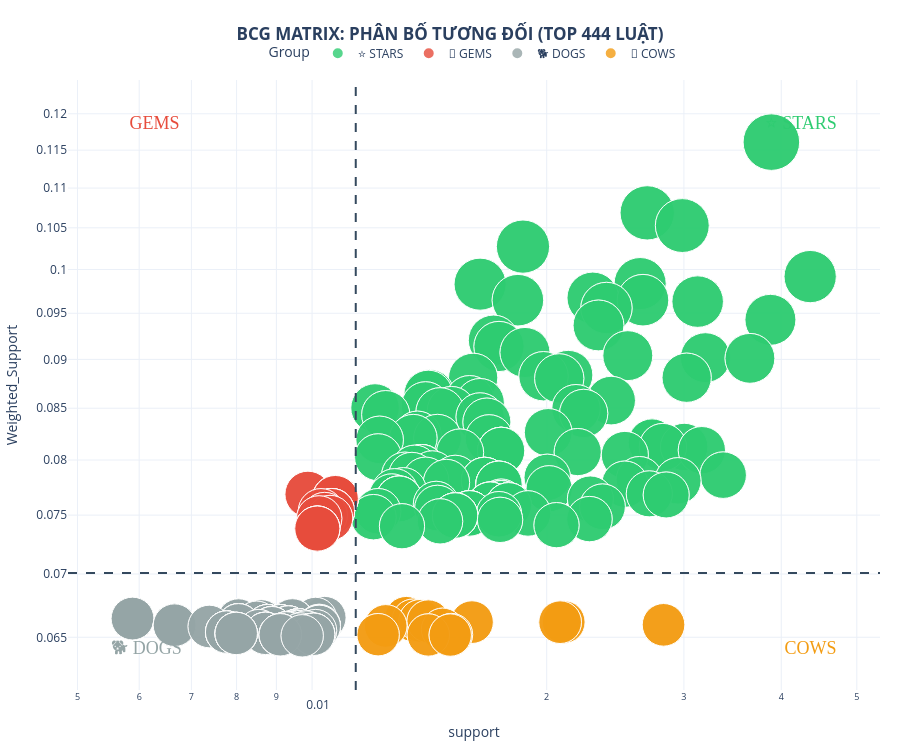

Write notebook code for a chart like this one.
### Code cell
import plotly.express as px
import pandas as pd
import numpy as np

# --- BƯỚC 1: LẤY DỮ LIỆU & TÍNH TOÁN NGƯỠNG TƯƠNG ĐỐI ---
# Lấy mẫu đủ lớn để đại diện (ví dụ: 1000 luật bất kỳ hoặc top đầu)
# Lưu ý: Không sort theo Revenue ở đây để giữ tính ngẫu nhiên của phân phối,
# hoặc nếu muốn đẹp thì lấy Top 1000 Revenue rồi chia nội bộ trong đó.
df_view = financial_rules.sort_values("Revenue", ascending=False).head(1000).copy()

# QUAN TRỌNG: Tính trung vị dựa trên CHÍNH tập dữ liệu này
# Điều này ép trục toạ độ dời về giữa đám mây điểm
mid_support = df_view["support"].median()
mid_value = df_view["Weighted_Support"].median()

print(f"Ngưỡng chia Support: {mid_support}")
print(f"Ngưỡng chia Value: {mid_value}")

# --- BƯỚC 2: TẠO VÙNG ĐỆM (GAP) ĐỂ TÁCH MÀU ---
# Loại bỏ các điểm nằm quá gần đường trung tâm (±5%)
gap = 0.05
condition_gap = (
    (df_view["support"] < mid_support * (1 - gap)) | (df_view["support"] > mid_support * (1 + gap))
) & (
    (df_view["Weighted_Support"] < mid_value * (1 - gap)) | (df_view["Weighted_Support"] > mid_value * (1 + gap))
)

df_clean = df_view[condition_gap].copy()

# --- BƯỚC 3: GẮN NHÃN THEO NGƯỠNG MỚI ---
def forced_quadrant(row):
    if row["Weighted_Support"] >= mid_value:
        if row["support"] >= mid_support:
            return "⭐ STARS" # Cao - Cao
        else:
            return "💎 GEMS"  # Cao - Thấp
    else:
        if row["support"] >= mid_support:
            return "🐄 COWS" # Thấp - Cao
        else:
            return "🐕 DOGS" # Thấp - Thấp

df_clean["Group"] = df_clean.apply(forced_quadrant, axis=1)

# Kiểm tra xem có đủ 4 nhóm chưa
print("Số lượng các nhóm (nếu nhóm nào = 0 nghĩa là dữ liệu quá lệch):")
print(df_clean["Group"].value_counts())

# --- BƯỚC 4: VẼ BIỂU ĐỒ ---
fig = px.scatter(
    df_clean,
    x="support",
    y="Weighted_Support",
    color="Group",
    size="Revenue",
    
    hover_name="rule_str",
    hover_data={
        "support": ":.4f", "Weighted_Support": ":.2f",
        "Revenue": ":,.0f", "Group": False, "rule_str": False
    },
    
    # Log scale giúp dàn trải điểm nếu dữ liệu bị dồn cục
    log_x=True, 
    log_y=True,
    
    color_discrete_map={
        "⭐ STARS": "#2ECC71",  # Xanh lá
        "💎 GEMS":  "#E74C3C",  # Đỏ
        "🐄 COWS":  "#F39C12",  # Cam
        "🐕 DOGS":  "#95A5A6"   # Xám
    },
    
    title=f"<b>BCG MATRIX: PHÂN BỐ TƯƠNG ĐỐI (TOP {len(df_clean)} LUẬT)</b>",
    template="plotly_white",
    height=750,
    size_max=40
)

# --- TRANG TRÍ ---
fig.update_traces(marker=dict(line=dict(width=1, color='White'), opacity=0.8))

# Vẽ trục chữ thập CẮT CHÍNH GIỮA (Dựa trên mid_support/mid_value đã tính)
fig.add_hline(y=mid_value, line_width=2, line_dash="dash", line_color="#34495E")
fig.add_vline(x=mid_support, line_width=2, line_dash="dash", line_color="#34495E")

# Gắn nhãn 4 góc
annotations = [
    dict(x=0.05, y=0.95, xref="paper", yref="paper", text="💎 GEMS", showarrow=False, font=dict(size=18, color="#E74C3C", family="Arial Black")),
    dict(x=0.95, y=0.95, xref="paper", yref="paper", text="⭐ STARS", showarrow=False, font=dict(size=18, color="#2ECC71", family="Arial Black")),
    dict(x=0.05, y=0.05, xref="paper", yref="paper", text="🐕 DOGS", showarrow=False, font=dict(size=18, color="#95A5A6", family="Arial Black")),
    dict(x=0.95, y=0.05, xref="paper", yref="paper", text="🐄 COWS", showarrow=False, font=dict(size=18, color="#F39C12", family="Arial Black"))
]
fig.update_layout(annotations=annotations)

fig.update_layout(
    title_x=0.5,
    legend=dict(orientation="h", yanchor="bottom", y=1.02, xanchor="center", x=0.5),
    margin=dict(l=20, r=20, t=80, b=20)
)

fig.show()

# Lưu file
import os
output_filename = "bcg_matrix_forced_quadrant.html"
fig.write_html(output_filename)
print(f"✅ Đã lưu file HTML: {output_filename}")

### Figure 1 — Plotly figure (JSON) as saved in the notebook; plotly's stock layout.template omitted (floating-point values rounded to 4 significant figures; data arrays with more than 128 entries replaced by an {"elided": "..."} marker saying what was removed)
{"data": [{"customdata": {"elided": "234x3 mixed values"}, "hovertemplate": "<b>%{hovertext}</b><br><br>support=%{x:.4f}<br>Weighted_Support=%{y:.2f}<br>Revenue=%{customdata[0]:,.0f}<extra></extra>", "hovertext": {"elided": "234 str values"}, "legendgroup": "⭐ STARS", "marker": {"color": "#2ECC71", "line": {"color": "White", "width": 1}, "opacity": 0.8, "size": {"elided": "234 float values"}, "sizemode": "area", "sizeref": 654.8, "symbol": "circle"}, "mode": "markers", "name": "⭐ STARS", "orientation": "v", "showlegend": true, "type": "scatter", "x": {"elided": "234 float values"}, "xaxis": "x", "y": {"elided": "234 float values"}, "yaxis": "y"}, {"customdata": [[693700.0, "💎 GEMS", "JAM MAKING SET PRINTED → PAPER CHAIN KIT 50'S CHRISTMAS "], [693700.0, "💎 GEMS", "PAPER CHAIN KIT 50'S CHRISTMAS  → JAM MAKING SET PRINTED"], [690200.0, "💎 GEMS", "DOTCOM POSTAGE, GREEN REGENCY TEACUP AND SAUCER → JAM MAKING SET PRINTED"], [690200.0, "💎 GEMS", "GREEN REGENCY TEACUP AND SAUCER → DOTCOM POSTAGE, JAM MAKING SET PRINTED"], [690200.0, "💎 GEMS", "DOTCOM POSTAGE → GREEN REGENCY TEACUP AND SAUCER, JAM MAKING SET PRINTED"], [690200.0, "💎 GEMS", "DOTCOM POSTAGE, JAM MAKING SET PRINTED → GREEN REGENCY TEACUP AND SAUCER"], [690200.0, "💎 GEMS", "JAM MAKING SET PRINTED → DOTCOM POSTAGE, GREEN REGENCY TEACUP AND SAUCER"], [690200.0, "💎 GEMS", "GREEN REGENCY TEACUP AND SAUCER, JAM MAKING SET PRINTED → DOTCOM POSTAGE"], [679900.0, "💎 GEMS", "SUKI  SHOULDER BAG → DOTCOM POSTAGE, SKULL SHOULDER BAG"], [679900.0, "💎 GEMS", "DOTCOM POSTAGE, SUKI  SHOULDER BAG → SKULL SHOULDER BAG"], [679900.0, "💎 GEMS", "DOTCOM POSTAGE, SKULL SHOULDER BAG → SUKI  SHOULDER BAG"], [679900.0, "💎 GEMS", "SKULL SHOULDER BAG → DOTCOM POSTAGE, SUKI  SHOULDER BAG"], [679900.0, "💎 GEMS", "DOTCOM POSTAGE → SKULL SHOULDER BAG, SUKI  SHOULDER BAG"], [679900.0, "💎 GEMS", "SKULL SHOULDER BAG, SUKI  SHOULDER BAG → DOTCOM POSTAGE"], [679900.0, "💎 GEMS", "ALARM CLOCK BAKELIKE GREEN → PAPER CHAIN KIT 50'S CHRISTMAS "], [679900.0, "💎 GEMS", "PAPER CHAIN KIT 50'S CHRISTMAS  → ALARM CLOCK BAKELIKE GREEN"], [676900.0, "💎 GEMS", "JAM MAKING SET PRINTED → RED TOADSTOOL LED NIGHT LIGHT"], [676900.0, "💎 GEMS", "RED TOADSTOOL LED NIGHT LIGHT → JAM MAKING SET PRINTED"], [674600.0, "💎 GEMS", "GREEN REGENCY TEACUP AND SAUCER → SUKI  SHOULDER BAG"], [674600.0, "💎 GEMS", "SUKI  SHOULDER BAG → GREEN REGENCY TEACUP AND SAUCER"], [674200.0, "💎 GEMS", "PAPER CHAIN KIT 50'S CHRISTMAS  → HOT WATER BOTTLE TEA AND SYMPATHY"], [674200.0, "💎 GEMS", "HOT WATER BOTTLE TEA AND SYMPATHY → PAPER CHAIN KIT 50'S CHRISTMAS "], [666300.0, "💎 GEMS", "DOTCOM POSTAGE, GREEN REGENCY TEACUP AND SAUCER → SUKI  SHOULDER BAG"], [666300.0, "💎 GEMS", "SUKI  SHOULDER BAG → DOTCOM POSTAGE, GREEN REGENCY TEACUP AND SAUCER"], [666300.0, "💎 GEMS", "GREEN REGENCY TEACUP AND SAUCER → DOTCOM POSTAGE, SUKI  SHOULDER BAG"], [666300.0, "💎 GEMS", "GREEN REGENCY TEACUP AND SAUCER, SUKI  SHOULDER BAG → DOTCOM POSTAGE"], [666300.0, "💎 GEMS", "DOTCOM POSTAGE, SUKI  SHOULDER BAG → GREEN REGENCY TEACUP AND SAUCER"], [666300.0, "💎 GEMS", "DOTCOM POSTAGE → GREEN REGENCY TEACUP AND SAUCER, SUKI  SHOULDER BAG"]], "hovertemplate": "<b>%{hovertext}</b><br><br>support=%{x:.4f}<br>Weighted_Support=%{y:.2f}<br>Revenue=%{customdata[0]:,.0f}<extra></extra>", "hovertext": ["JAM MAKING SET PRINTED → PAPER CHAIN KIT 50'S CHRISTMAS ", "PAPER CHAIN KIT 50'S CHRISTMAS  → JAM MAKING SET PRINTED", "DOTCOM POSTAGE, GREEN REGENCY TEACUP AND SAUCER → JAM MAKING SET PRINTED", "GREEN REGENCY TEACUP AND SAUCER → DOTCOM POSTAGE, JAM MAKING SET PRINTED", "DOTCOM POSTAGE → GREEN REGENCY TEACUP AND SAUCER, JAM MAKING SET PRINTED", "DOTCOM POSTAGE, JAM MAKING SET PRINTED → GREEN REGENCY TEACUP AND SAUCER", "JAM MAKING SET PRINTED → DOTCOM POSTAGE, GREEN REGENCY TEACUP AND SAUCER", "GREEN REGENCY TEACUP AND SAUCER, JAM MAKING SET PRINTED → DOTCOM POSTAGE", "SUKI  SHOULDER BAG → DOTCOM POSTAGE, SKULL SHOULDER BAG", "DOTCOM POSTAGE, SUKI  SHOULDER BAG → SKULL SHOULDER BAG", "DOTCOM POSTAGE, SKULL SHOULDER BAG → SUKI  SHOULDER BAG", "SKULL SHOULDER BAG → DOTCOM POSTAGE, SUKI  SHOULDER BAG", "DOTCOM POSTAGE → SKULL SHOULDER BAG, SUKI  SHOULDER BAG", "SKULL SHOULDER BAG, SUKI  SHOULDER BAG → DOTCOM POSTAGE", "ALARM CLOCK BAKELIKE GREEN → PAPER CHAIN KIT 50'S CHRISTMAS ", "PAPER CHAIN KIT 50'S CHRISTMAS  → ALARM CLOCK BAKELIKE GREEN", "JAM MAKING SET PRINTED → RED TOADSTOOL LED NIGHT LIGHT", "RED TOADSTOOL LED NIGHT LIGHT → JAM MAKING SET PRINTED", "GREEN REGENCY TEACUP AND SAUCER → SUKI  SHOULDER BAG", "SUKI  SHOULDER BAG → GREEN REGENCY TEACUP AND SAUCER", "PAPER CHAIN KIT 50'S CHRISTMAS  → HOT WATER BOTTLE TEA AND SYMPATHY", "HOT WATER BOTTLE TEA AND SYMPATHY → PAPER CHAIN KIT 50'S CHRISTMAS ", "DOTCOM POSTAGE, GREEN REGENCY TEACUP AND SAUCER → SUKI  SHOULDER BAG", "SUKI  SHOULDER BAG → DOTCOM POSTAGE, GREEN REGENCY TEACUP AND SAUCER", "GREEN REGENCY TEACUP AND SAUCER → DOTCOM POSTAGE, SUKI  SHOULDER BAG", "GREEN REGENCY TEACUP AND SAUCER, SUKI  SHOULDER BAG → DOTCOM POSTAGE", "DOTCOM POSTAGE, SUKI  SHOULDER BAG → GREEN REGENCY TEACUP AND SAUCER", "DOTCOM POSTAGE → GREEN REGENCY TEACUP AND SAUCER, SUKI  SHOULDER BAG"], "legendgroup": "💎 GEMS", "marker": {"color": "#E74C3C", "line": {"color": "White", "width": 1}, "opacity": 0.8, "size": [693700.0, 693700.0, 690200.0, 690200.0, 690200.0, 690200.0, 690200.0, 690200.0, 679900.0, 679900.0, 679900.0, 679900.0, 679900.0, 679900.0, 679900.0, 679900.0, 676900.0, 676900.0, 674600.0, 674600.0, 674200.0, 674200.0, 666300.0, 666300.0, 666300.0, 666300.0, 666300.0, 666300.0], "sizemode": "area", "sizeref": 654.8, "symbol": "circle"}, "mode": "markers", "name": "💎 GEMS", "orientation": "v", "showlegend": true, "type": "scatter", "x": [0.009878, 0.009878, 0.01071, 0.01071, 0.01071, 0.01071, 0.01071, 0.01071, 0.0106, 0.0106, 0.0106, 0.0106, 0.0106, 0.0106, 0.01027, 0.01027, 0.01038, 0.01038, 0.01054, 0.01054, 0.01021, 0.01021, 0.01016, 0.01016, 0.01016, 0.01016, 0.01016, 0.01016], "xaxis": "x", "y": [0.07686, 0.07686, 0.07648, 0.07648, 0.07648, 0.07648, 0.07648, 0.07648, 0.07534, 0.07534, 0.07534, 0.07534, 0.07534, 0.07534, 0.07533, 0.07533, 0.075, 0.075, 0.07475, 0.07475, 0.07471, 0.07471, 0.07382, 0.07382, 0.07382, 0.07382, 0.07382, 0.07382], "yaxis": "y"}, {"customdata": {"elided": "142x3 mixed values"}, "hovertemplate": "<b>%{hovertext}</b><br><br>support=%{x:.4f}<br>Weighted_Support=%{y:.2f}<br>Revenue=%{customdata[0]:,.0f}<extra></extra>", "hovertext": {"elided": "142 str values"}, "legendgroup": "🐕 DOGS", "marker": {"color": "#95A5A6", "line": {"color": "White", "width": 1}, "opacity": 0.8, "size": {"elided": "142 float values"}, "sizemode": "area", "sizeref": 654.8, "symbol": "circle"}, "mode": "markers", "name": "🐕 DOGS", "orientation": "v", "showlegend": true, "type": "scatter", "x": {"elided": "142 float values"}, "xaxis": "x", "y": {"elided": "142 float values"}, "yaxis": "y"}, {"customdata": [[600200.0, "🐄 COWS", "CHARLOTTE BAG SUKI DESIGN, STRAWBERRY CHARLOTTE BAG → CHARLOTTE BAG PINK POLKADOT, RED RETROSPOT CHARLOTTE BAG"], [600200.0, "🐄 COWS", "CHARLOTTE BAG PINK POLKADOT, CHARLOTTE BAG SUKI DESIGN, STRAWBERRY CHARLOTTE BAG → RED RETROSPOT CHARLOTTE BAG"], [600200.0, "🐄 COWS", "CHARLOTTE BAG SUKI DESIGN → CHARLOTTE BAG PINK POLKADOT, RED RETROSPOT CHARLOTTE BAG, STRAWBERRY CHARLOTTE BAG"], [600200.0, "🐄 COWS", "STRAWBERRY CHARLOTTE BAG → CHARLOTTE BAG PINK POLKADOT, CHARLOTTE BAG SUKI DESIGN, RED RETROSPOT CHARLOTTE BAG"], [600200.0, "🐄 COWS", "RED RETROSPOT CHARLOTTE BAG, STRAWBERRY CHARLOTTE BAG → CHARLOTTE BAG PINK POLKADOT, CHARLOTTE BAG SUKI DESIGN"], [600200.0, "🐄 COWS", "CHARLOTTE BAG PINK POLKADOT → CHARLOTTE BAG SUKI DESIGN, RED RETROSPOT CHARLOTTE BAG, STRAWBERRY CHARLOTTE BAG"], [600200.0, "🐄 COWS", "CHARLOTTE BAG SUKI DESIGN, RED RETROSPOT CHARLOTTE BAG, STRAWBERRY CHARLOTTE BAG → CHARLOTTE BAG PINK POLKADOT"], [600200.0, "🐄 COWS", "RED RETROSPOT CHARLOTTE BAG → CHARLOTTE BAG PINK POLKADOT, CHARLOTTE BAG SUKI DESIGN, STRAWBERRY CHARLOTTE BAG"], [600200.0, "🐄 COWS", "CHARLOTTE BAG SUKI DESIGN, RED RETROSPOT CHARLOTTE BAG → CHARLOTTE BAG PINK POLKADOT, STRAWBERRY CHARLOTTE BAG"], [600200.0, "🐄 COWS", "CHARLOTTE BAG PINK POLKADOT, CHARLOTTE BAG SUKI DESIGN → RED RETROSPOT CHARLOTTE BAG, STRAWBERRY CHARLOTTE BAG"], [600200.0, "🐄 COWS", "CHARLOTTE BAG PINK POLKADOT, RED RETROSPOT CHARLOTTE BAG → CHARLOTTE BAG SUKI DESIGN, STRAWBERRY CHARLOTTE BAG"], [600200.0, "🐄 COWS", "CHARLOTTE BAG PINK POLKADOT, RED RETROSPOT CHARLOTTE BAG, STRAWBERRY CHARLOTTE BAG → CHARLOTTE BAG SUKI DESIGN"], [600200.0, "🐄 COWS", "CHARLOTTE BAG PINK POLKADOT, CHARLOTTE BAG SUKI DESIGN, RED RETROSPOT CHARLOTTE BAG → STRAWBERRY CHARLOTTE BAG"], [600200.0, "🐄 COWS", "CHARLOTTE BAG PINK POLKADOT, STRAWBERRY CHARLOTTE BAG → CHARLOTTE BAG SUKI DESIGN, RED RETROSPOT CHARLOTTE BAG"], [598400.0, "🐄 COWS", "DOTCOM POSTAGE → VINTAGE PAISLEY STATIONERY SET"], [598400.0, "🐄 COWS", "VINTAGE PAISLEY STATIONERY SET → DOTCOM POSTAGE"], [598100.0, "🐄 COWS", "ROSES REGENCY TEACUP AND SAUCER  → WHITE HANGING HEART T-LIGHT HOLDER"], [598100.0, "🐄 COWS", "WHITE HANGING HEART T-LIGHT HOLDER → ROSES REGENCY TEACUP AND SAUCER "], [597800.0, "🐄 COWS", "RECYCLING BAG RETROSPOT  → JUMBO SHOPPER VINTAGE RED PAISLEY"], [597800.0, "🐄 COWS", "JUMBO SHOPPER VINTAGE RED PAISLEY → RECYCLING BAG RETROSPOT "], [597200.0, "🐄 COWS", "PACK OF 72 RETROSPOT CAKE CASES → PACK OF 60 PINK PAISLEY CAKE CASES"], [597200.0, "🐄 COWS", "PACK OF 60 PINK PAISLEY CAKE CASES → PACK OF 72 RETROSPOT CAKE CASES"], [597200.0, "🐄 COWS", "SET OF 3 CAKE TINS PANTRY DESIGN  → JUMBO BAG RED RETROSPOT"], [597200.0, "🐄 COWS", "JUMBO BAG RED RETROSPOT → SET OF 3 CAKE TINS PANTRY DESIGN "], [597100.0, "🐄 COWS", "HEART OF WICKER SMALL → WHITE HANGING HEART T-LIGHT HOLDER"], [597100.0, "🐄 COWS", "WHITE HANGING HEART T-LIGHT HOLDER → HEART OF WICKER SMALL"], [595300.0, "🐄 COWS", "LUNCH BAG CARS BLUE → LUNCH BAG RED RETROSPOT"], [595300.0, "🐄 COWS", "LUNCH BAG RED RETROSPOT → LUNCH BAG CARS BLUE"], [594500.0, "🐄 COWS", "LUNCH BAG RED RETROSPOT → DOTCOM POSTAGE"], [594500.0, "🐄 COWS", "DOTCOM POSTAGE → LUNCH BAG RED RETROSPOT"], [592100.0, "🐄 COWS", "CHARLOTTE BAG PINK POLKADOT → LUNCH BAG  BLACK SKULL."], [592100.0, "🐄 COWS", "LUNCH BAG  BLACK SKULL. → CHARLOTTE BAG PINK POLKADOT"], [588500.0, "🐄 COWS", "JUMBO  BAG BAROQUE BLACK WHITE → DOTCOM POSTAGE"], [588500.0, "🐄 COWS", "DOTCOM POSTAGE → JUMBO  BAG BAROQUE BLACK WHITE"], [588400.0, "🐄 COWS", "RECIPE BOX PANTRY YELLOW DESIGN → RED RETROSPOT CHARLOTTE BAG"], [588400.0, "🐄 COWS", "RED RETROSPOT CHARLOTTE BAG → RECIPE BOX PANTRY YELLOW DESIGN"], [588300.0, "🐄 COWS", "60 CAKE CASES VINTAGE CHRISTMAS → SET OF 20 VINTAGE CHRISTMAS NAPKINS"], [588300.0, "🐄 COWS", "SET OF 20 VINTAGE CHRISTMAS NAPKINS → 60 CAKE CASES VINTAGE CHRISTMAS"], [588200.0, "🐄 COWS", "WHITE HANGING HEART T-LIGHT HOLDER → JUMBO SHOPPER VINTAGE RED PAISLEY"], [588200.0, "🐄 COWS", "JUMBO SHOPPER VINTAGE RED PAISLEY → WHITE HANGING HEART T-LIGHT HOLDER"]], "hovertemplate": "<b>%{hovertext}</b><br><br>support=%{x:.4f}<br>Weighted_Support=%{y:.2f}<br>Revenue=%{customdata[0]:,.0f}<extra></extra>", "hovertext": ["CHARLOTTE BAG SUKI DESIGN, STRAWBERRY CHARLOTTE BAG → CHARLOTTE BAG PINK POLKADOT, RED RETROSPOT CHARLOTTE BAG", "CHARLOTTE BAG PINK POLKADOT, CHARLOTTE BAG SUKI DESIGN, STRAWBERRY CHARLOTTE BAG → RED RETROSPOT CHARLOTTE BAG", "CHARLOTTE BAG SUKI DESIGN → CHARLOTTE BAG PINK POLKADOT, RED RETROSPOT CHARLOTTE BAG, STRAWBERRY CHARLOTTE BAG", "STRAWBERRY CHARLOTTE BAG → CHARLOTTE BAG PINK POLKADOT, CHARLOTTE BAG SUKI DESIGN, RED RETROSPOT CHARLOTTE BAG", "RED RETROSPOT CHARLOTTE BAG, STRAWBERRY CHARLOTTE BAG → CHARLOTTE BAG PINK POLKADOT, CHARLOTTE BAG SUKI DESIGN", "CHARLOTTE BAG PINK POLKADOT → CHARLOTTE BAG SUKI DESIGN, RED RETROSPOT CHARLOTTE BAG, STRAWBERRY CHARLOTTE BAG", "CHARLOTTE BAG SUKI DESIGN, RED RETROSPOT CHARLOTTE BAG, STRAWBERRY CHARLOTTE BAG → CHARLOTTE BAG PINK POLKADOT", "RED RETROSPOT CHARLOTTE BAG → CHARLOTTE BAG PINK POLKADOT, CHARLOTTE BAG SUKI DESIGN, STRAWBERRY CHARLOTTE BAG", "CHARLOTTE BAG SUKI DESIGN, RED RETROSPOT CHARLOTTE BAG → CHARLOTTE BAG PINK POLKADOT, STRAWBERRY CHARLOTTE BAG", "CHARLOTTE BAG PINK POLKADOT, CHARLOTTE BAG SUKI DESIGN → RED RETROSPOT CHARLOTTE BAG, STRAWBERRY CHARLOTTE BAG", "CHARLOTTE BAG PINK POLKADOT, RED RETROSPOT CHARLOTTE BAG → CHARLOTTE BAG SUKI DESIGN, STRAWBERRY CHARLOTTE BAG", "CHARLOTTE BAG PINK POLKADOT, RED RETROSPOT CHARLOTTE BAG, STRAWBERRY CHARLOTTE BAG → CHARLOTTE BAG SUKI DESIGN", "CHARLOTTE BAG PINK POLKADOT, CHARLOTTE BAG SUKI DESIGN, RED RETROSPOT CHARLOTTE BAG → STRAWBERRY CHARLOTTE BAG", "CHARLOTTE BAG PINK POLKADOT, STRAWBERRY CHARLOTTE BAG → CHARLOTTE BAG SUKI DESIGN, RED RETROSPOT CHARLOTTE BAG", "DOTCOM POSTAGE → VINTAGE PAISLEY STATIONERY SET", "VINTAGE PAISLEY STATIONERY SET → DOTCOM POSTAGE", "ROSES REGENCY TEACUP AND SAUCER  → WHITE HANGING HEART T-LIGHT HOLDER", "WHITE HANGING HEART T-LIGHT HOLDER → ROSES REGENCY TEACUP AND SAUCER ", "RECYCLING BAG RETROSPOT  → JUMBO SHOPPER VINTAGE RED PAISLEY", "JUMBO SHOPPER VINTAGE RED PAISLEY → RECYCLING BAG RETROSPOT ", "PACK OF 72 RETROSPOT CAKE CASES → PACK OF 60 PINK PAISLEY CAKE CASES", "PACK OF 60 PINK PAISLEY CAKE CASES → PACK OF 72 RETROSPOT CAKE CASES", "SET OF 3 CAKE TINS PANTRY DESIGN  → JUMBO BAG RED RETROSPOT", "JUMBO BAG RED RETROSPOT → SET OF 3 CAKE TINS PANTRY DESIGN ", "HEART OF WICKER SMALL → WHITE HANGING HEART T-LIGHT HOLDER", "WHITE HANGING HEART T-LIGHT HOLDER → HEART OF WICKER SMALL", "LUNCH BAG CARS BLUE → LUNCH BAG RED RETROSPOT", "LUNCH BAG RED RETROSPOT → LUNCH BAG CARS BLUE", "LUNCH BAG RED RETROSPOT → DOTCOM POSTAGE", "DOTCOM POSTAGE → LUNCH BAG RED RETROSPOT", "CHARLOTTE BAG PINK POLKADOT → LUNCH BAG  BLACK SKULL.", "LUNCH BAG  BLACK SKULL. → CHARLOTTE BAG PINK POLKADOT", "JUMBO  BAG BAROQUE BLACK WHITE → DOTCOM POSTAGE", "DOTCOM POSTAGE → JUMBO  BAG BAROQUE BLACK WHITE", "RECIPE BOX PANTRY YELLOW DESIGN → RED RETROSPOT CHARLOTTE BAG", "RED RETROSPOT CHARLOTTE BAG → RECIPE BOX PANTRY YELLOW DESIGN", "60 CAKE CASES VINTAGE CHRISTMAS → SET OF 20 VINTAGE CHRISTMAS NAPKINS", "SET OF 20 VINTAGE CHRISTMAS NAPKINS → 60 CAKE CASES VINTAGE CHRISTMAS", "WHITE HANGING HEART T-LIGHT HOLDER → JUMBO SHOPPER VINTAGE RED PAISLEY", "JUMBO SHOPPER VINTAGE RED PAISLEY → WHITE HANGING HEART T-LIGHT HOLDER"], "legendgroup": "🐄 COWS", "marker": {"color": "#F39C12", "line": {"color": "White", "width": 1}, "opacity": 0.8, "size": [600200.0, 600200.0, 600200.0, 600200.0, 600200.0, 600200.0, 600200.0, 600200.0, 600200.0, 600200.0, 600200.0, 600200.0, 600200.0, 600200.0, 598400.0, 598400.0, 598100.0, 598100.0, 597800.0, 597800.0, 597200.0, 597200.0, 597200.0, 597200.0, 597100.0, 597100.0, 595300.0, 595300.0, 594500.0, 594500.0, 592100.0, 592100.0, 588500.0, 588500.0, 588400.0, 588400.0, 588300.0, 588300.0, 588200.0, 588200.0], "sizemode": "area", "sizeref": 654.8, "symbol": "circle"}, "mode": "markers", "name": "🐄 COWS", "orientation": "v", "showlegend": true, "type": "scatter", "x": [0.01321, 0.01321, 0.01321, 0.01321, 0.01321, 0.01321, 0.01321, 0.01321, 0.01321, 0.01321, 0.01321, 0.01321, 0.01321, 0.01321, 0.01349, 0.01349, 0.01376, 0.01376, 0.0141, 0.0141, 0.02103, 0.02103, 0.01604, 0.01604, 0.02081, 0.02081, 0.02825, 0.02825, 0.01243, 0.01243, 0.01471, 0.01471, 0.0151, 0.0151, 0.01215, 0.01215, 0.0141, 0.0141, 0.01504, 0.01504], "xaxis": "x", "y": [0.0665, 0.0665, 0.0665, 0.0665, 0.0665, 0.0665, 0.0665, 0.0665, 0.0665, 0.0665, 0.0665, 0.0665, 0.0665, 0.0665, 0.0663, 0.0663, 0.06626, 0.06626, 0.06624, 0.06624, 0.06617, 0.06617, 0.06617, 0.06617, 0.06616, 0.06616, 0.06596, 0.06596, 0.06587, 0.06587, 0.06561, 0.06561, 0.06521, 0.06521, 0.0652, 0.0652, 0.06518, 0.06518, 0.06517, 0.06517], "yaxis": "y"}], "layout": {"annotations": [{"font": {"color": "#E74C3C", "family": "Arial Black", "size": 18}, "showarrow": false, "text": "💎 GEMS", "x": 0.05, "xref": "paper", "y": 0.95, "yref": "paper"}, {"font": {"color": "#2ECC71", "family": "Arial Black", "size": 18}, "showarrow": false, "text": "⭐ STARS", "x": 0.95, "xref": "paper", "y": 0.95, "yref": "paper"}, {"font": {"color": "#95A5A6", "family": "Arial Black", "size": 18}, "showarrow": false, "text": "🐕 DOGS", "x": 0.05, "xref": "paper", "y": 0.05, "yref": "paper"}, {"font": {"color": "#F39C12", "family": "Arial Black", "size": 18}, "showarrow": false, "text": "🐄 COWS", "x": 0.95, "xref": "paper", "y": 0.05, "yref": "paper"}], "height": 750, "legend": {"itemsizing": "constant", "orientation": "h", "title": {"text": "Group"}, "tracegroupgap": 0, "x": 0.5, "xanchor": "center", "y": 1.02, "yanchor": "bottom"}, "margin": {"b": 20, "l": 20, "r": 20, "t": 80}, "shapes": [{"line": {"color": "#34495E", "dash": "dash", "width": 2}, "type": "line", "x0": 0, "x1": 1, "xref": "x domain", "y0": 0.07008, "y1": 0.07008, "yref": "y"}, {"line": {"color": "#34495E", "dash": "dash", "width": 2}, "type": "line", "x0": 0.01138, "x1": 0.01138, "xref": "x", "y0": 0, "y1": 1, "yref": "y domain"}], "title": {"text": "<b>BCG MATRIX: PHÂN BỐ TƯƠNG ĐỐI (TOP 444 LUẬT)</b>", "x": 0.5}, "xaxis": {"anchor": "y", "domain": [0, 1], "title": {"text": "support"}, "type": "log"}, "yaxis": {"anchor": "x", "domain": [0, 1], "title": {"text": "Weighted_Support"}, "type": "log"}}}
